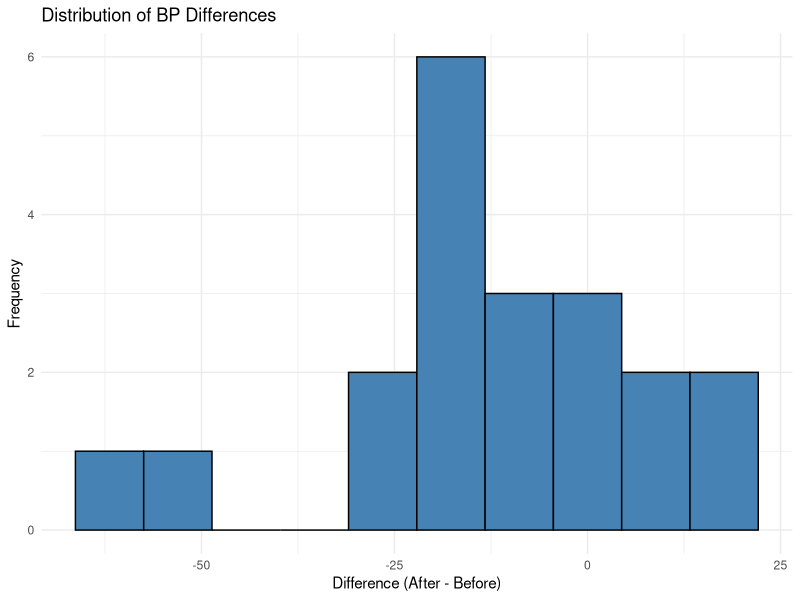
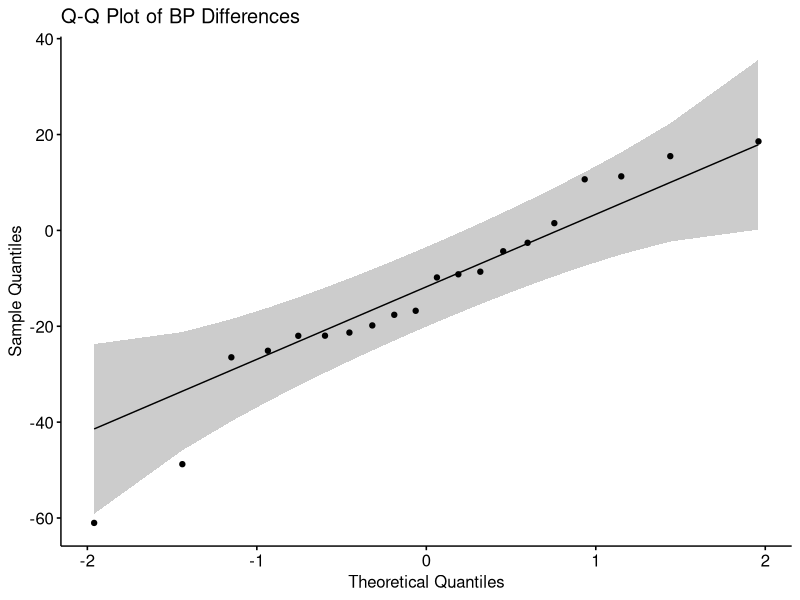
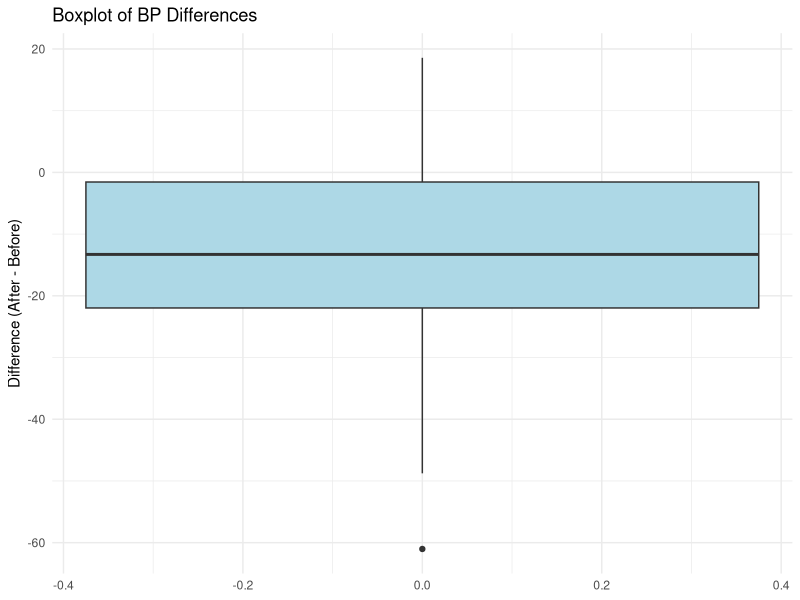
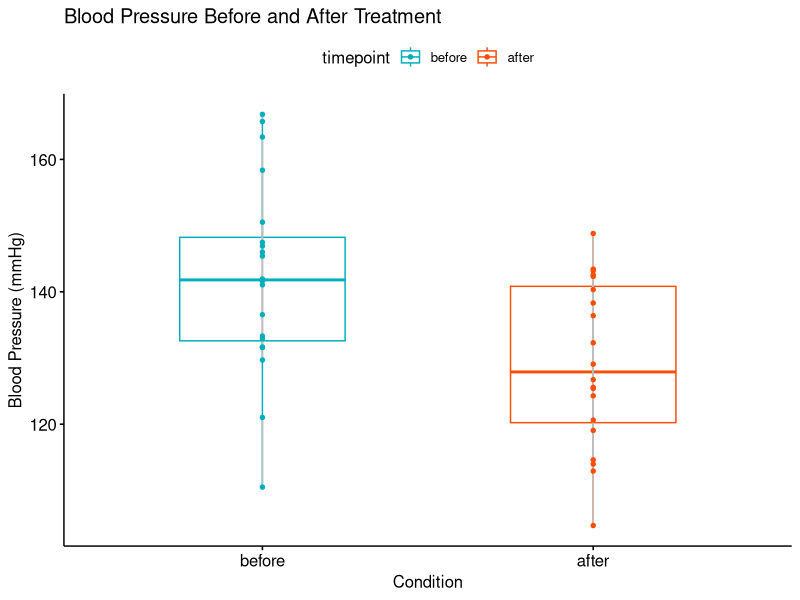
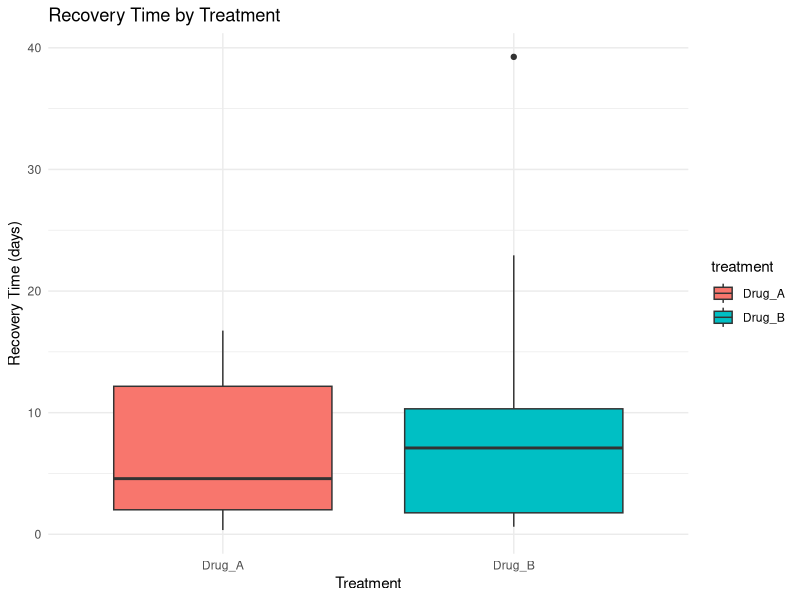
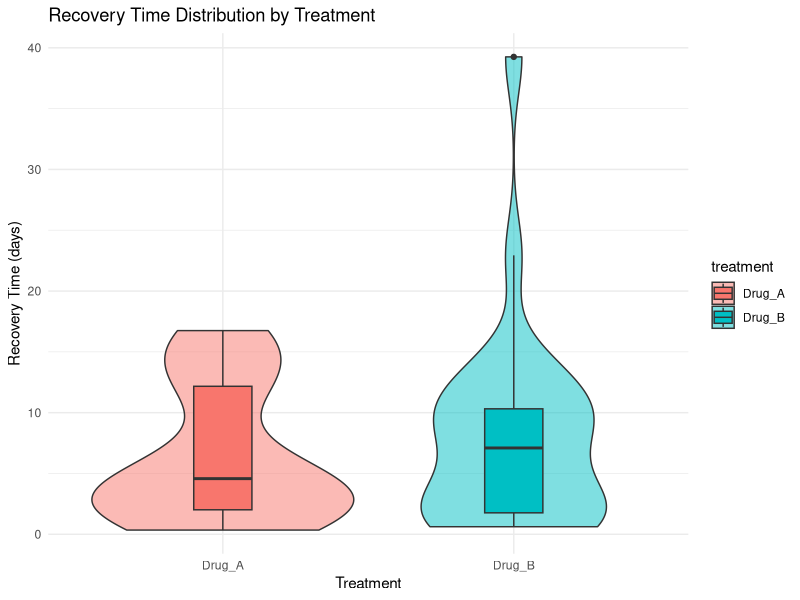
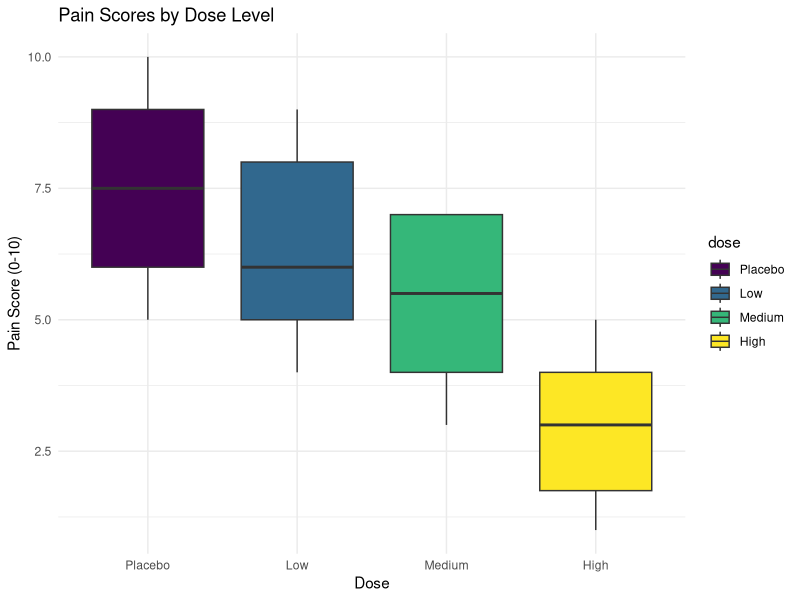
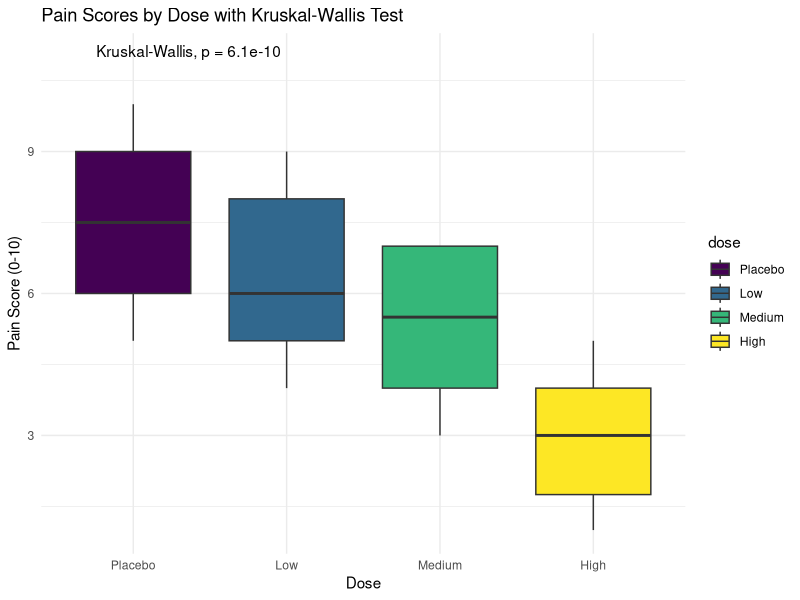

Write R code to recreate these figures, in order.
# ============================================================================
# Non-Parametric Tests Lab
# Practical Biostatistics with R
# ============================================================================

# Load required packages
library(tidyverse)
library(ggplot2)
library(ggpubr)
library(coin)

# ============================================================================
# PART 1: CHECKING NORMALITY AND DECIDING ON TEST TYPE
# ============================================================================

# Example dataset: Blood pressure measurements
set.seed(123)
bp_data <- data.frame(
  patient_id = 1:20,
  before = rnorm(20, mean = 140, sd = 15),
  after = rnorm(20, mean = 130, sd = 15)
)

# Calculate differences
bp_data$difference <- bp_data$after - bp_data$before

# Visual assessment of normality
# 1. Histogram
ggplot(bp_data, aes(x = difference)) +
  geom_histogram(bins = 10, fill = "steelblue", color = "black") +
  labs(title = "Distribution of BP Differences",
       x = "Difference (After - Before)",
       y = "Frequency") +
  theme_minimal()

# 2. Q-Q plot
ggqqplot(bp_data$difference, 
         title = "Q-Q Plot of BP Differences",
         xlab = "Theoretical Quantiles",
         ylab = "Sample Quantiles")

# 3. Boxplot
ggplot(bp_data, aes(y = difference)) +
  geom_boxplot(fill = "lightblue") +
  labs(title = "Boxplot of BP Differences",
       y = "Difference (After - Before)") +
  theme_minimal()

# Statistical tests for normality
# Shapiro-Wilk test (best for small samples)
shapiro.test(bp_data$difference)

# Interpretation:
# If p > 0.05: Data is likely normal → use parametric test
# If p < 0.05: Data is not normal → use non-parametric test


# ============================================================================
# PART 2: WILCOXON SIGNED RANK TEST
# ============================================================================

# Scenario: Paired blood pressure measurements (before and after treatment)
# Research question: Does treatment reduce blood pressure?

# View the data
head(bp_data)

# Descriptive statistics
summary(bp_data[, c("before", "after")])

# Calculate medians and IQR
median(bp_data$before)
IQR(bp_data$before)
median(bp_data$after)
IQR(bp_data$after)

# Perform Wilcoxon Signed Rank Test
# Two-sided test
wilcox_result <- wilcox.test(bp_data$after, bp_data$before, 
                             paired = TRUE,
                             alternative = "two.sided",
                             conf.int = TRUE)
print(wilcox_result)

# One-sided test (testing if after < before, i.e., reduction)
wilcox_result_one <- wilcox.test(bp_data$after, bp_data$before, 
                                 paired = TRUE,
                                 alternative = "less",
                                 conf.int = TRUE)
print(wilcox_result_one)

# Visualize paired data
bp_long <- bp_data %>%
  pivot_longer(cols = c(before, after), 
               names_to = "timepoint", 
               values_to = "bp")

ggpaired(bp_long, x = "timepoint", y = "bp",
         color = "timepoint", line.color = "gray",
         palette = c("#00AFBB", "#FC4E07")) +
  labs(title = "Blood Pressure Before and After Treatment",
       y = "Blood Pressure (mmHg)")

# Effect size (r = Z / sqrt(N))
# Extract Z statistic manually or use wilcoxonZ
library(rstatix)
wilcox_effsize <- wilcox_effsize(bp_long, bp ~ timepoint, paired = TRUE)
print(wilcox_effsize)


# ============================================================================
# PART 3: MANN-WHITNEY U TEST
# ============================================================================

# Scenario: Compare recovery time between two treatment groups
set.seed(456)
recovery_data <- data.frame(
  treatment = rep(c("Drug_A", "Drug_B"), each = 25),
  recovery_days = c(rexp(25, rate = 0.15),  # Drug A - right skewed
                    rexp(25, rate = 0.10))   # Drug B - right skewed
)

# Descriptive statistics by group
recovery_data %>%
  group_by(treatment) %>%
  summarise(
    n = n(),
    median = median(recovery_days),
    IQR = IQR(recovery_days),
    min = min(recovery_days),
    max = max(recovery_days)
  )

# Visualize the distributions
ggplot(recovery_data, aes(x = treatment, y = recovery_days, fill = treatment)) +
  geom_boxplot() +
  labs(title = "Recovery Time by Treatment",
       x = "Treatment",
       y = "Recovery Time (days)") +
  theme_minimal()

# Check normality by group
recovery_data %>%
  group_by(treatment) %>%
  summarise(
    shapiro_p = shapiro.test(recovery_days)$p.value
  )

# Perform Mann-Whitney U Test
mann_whitney_result <- wilcox.test(recovery_days ~ treatment, 
                                   data = recovery_data,
                                   alternative = "two.sided",
                                   conf.int = TRUE)
print(mann_whitney_result)

# One-sided test (if Drug_A < Drug_B)
mann_whitney_one <- wilcox.test(recovery_days ~ treatment, 
                                data = recovery_data,
                                alternative = "less",
                                conf.int = TRUE)
print(mann_whitney_one)

# Effect size
mann_effsize <- wilcox_effsize(recovery_days ~ treatment, 
                               data = recovery_data)
print(mann_effsize)

# Violin plot with boxplot overlay
ggplot(recovery_data, aes(x = treatment, y = recovery_days, fill = treatment)) +
  geom_violin(alpha = 0.5) +
  geom_boxplot(width = 0.2) +
  labs(title = "Recovery Time Distribution by Treatment",
       x = "Treatment",
       y = "Recovery Time (days)") +
  theme_minimal()


# ============================================================================
# PART 4: KRUSKAL-WALLIS TEST
# ============================================================================

# Scenario: Compare pain scores across 4 different drug doses
set.seed(789)
pain_data <- data.frame(
  dose = rep(c("Placebo", "Low", "Medium", "High"), each = 20),
  pain_score = c(
    sample(5:10, 20, replace = TRUE),  # Placebo
    sample(4:9, 20, replace = TRUE),   # Low
    sample(3:7, 20, replace = TRUE),   # Medium
    sample(1:5, 20, replace = TRUE)    # High
  )
)

# Make dose an ordered factor
pain_data$dose <- factor(pain_data$dose, 
                         levels = c("Placebo", "Low", "Medium", "High"),
                         ordered = TRUE)

# Descriptive statistics
pain_data %>%
  group_by(dose) %>%
  summarise(
    n = n(),
    median = median(pain_score),
    IQR = IQR(pain_score),
    mean = mean(pain_score),
    sd = sd(pain_score)
  )

# Visualize
ggplot(pain_data, aes(x = dose, y = pain_score, fill = dose)) +
  geom_boxplot() +
  labs(title = "Pain Scores by Dose Level",
       x = "Dose",
       y = "Pain Score (0-10)") +
  theme_minimal()

# Perform Kruskal-Wallis Test
kruskal_result <- kruskal.test(pain_score ~ dose, data = pain_data)
print(kruskal_result)

# Effect size (Epsilon squared)
library(rstatix)
kruskal_effsize <- kruskal_effsize(pain_score ~ dose, data = pain_data)
print(kruskal_effsize)

# Post-hoc pairwise comparisons (if Kruskal-Wallis is significant)
# Dunn's test with Bonferroni correction
dunn_result <- dunn_test(pain_score ~ dose, 
                         data = pain_data,
                         p.adjust.method = "bonferroni")
print(dunn_result)

# Visualize with significance levels
# Create a plot with pairwise comparisons
pwc <- dunn_result %>%
  filter(p.adj < 0.05)  # Only significant comparisons

ggplot(pain_data, aes(x = dose, y = pain_score, fill = dose)) +
  geom_boxplot() +
  stat_compare_means(method = "kruskal.test", label.y = 11) +
  labs(title = "Pain Scores by Dose with Kruskal-Wallis Test",
       x = "Dose",
       y = "Pain Score (0-10)") +
  theme_minimal()


# ============================================================================
# PART 5: SPEARMAN RANK CORRELATION
# ============================================================================

# Scenario: Relationship between study hours and exam rank
set.seed(321)
study_data <- data.frame(
  student_id = 1:30,
  study_hours = rpois(30, lambda = 15) + rnorm(30, 0, 2),
  exam_rank = sample(1:30, 30, replace = FALSE)
)

# Add some monotonic non-linear relationship
study_data$exam_rank <- 31 - rank(study_data$study_hours^1.5 + rnorm(30, 0, 3))

# View the data
head(study_data)

# Descriptive statistics
summary(study_data[, c("study_hours", "exam_rank")])

# Visualize the relationship
ggplot(study_data, aes(x = study_hours, y = exam_rank)) +
  geom_point(size = 3, color = "steelblue") +
  geom_smooth(method = "loess", se = TRUE, color = "red") +
  labs(title = "Relationship between Study Hours and Exam Rank",
       x = "Study Hours per Week",
       y = "Exam Rank (1 = Best)") +
  theme_minimal()

# Perform Spearman Correlation
spearman_result <- cor.test(study_data$study_hours, 
                            study_data$exam_rank,
                            method = "spearman",
                            exact = FALSE)  # Use normal approximation
print(spearman_result)

# Compare with Pearson (for demonstration)
pearson_result <- cor.test(study_data$study_hours, 
                           study_data$exam_rank,
                           method = "pearson")
print(pearson_result)

# Calculate both correlations
cor(study_data$study_hours, study_data$exam_rank, method = "spearman")
cor(study_data$study_hours, study_data$exam_rank, method = "pearson")

# Correlation matrix visualization
library(corrplot)
cor_matrix <- cor(study_data[, c("study_hours", "exam_rank")], 
                  method = "spearman")
corrplot(cor_matrix, method = "number", type = "upper",
         title = "Spearman Correlation Matrix",
         mar = c(0,0,2,0))

# Scatterplot with both correlation values
ggplot(study_data, aes(x = study_hours, y = exam_rank)) +
  geom_point(size = 3, color = "steelblue", alpha = 0.6) +
  geom_smooth(method = "lm", se = TRUE, color = "red", linetype = "dashed") +
  labs(title = sprintf("Study Hours vs Exam Rank\nSpearman ρ = %.3f, Pearson r = %.3f",
                       cor(study_data$study_hours, study_data$exam_rank, method = "spearman"),
                       cor(study_data$study_hours, study_data$exam_rank, method = "pearson")),
       x = "Study Hours per Week",
       y = "Exam Rank (1 = Best)") +
  theme_minimal()
